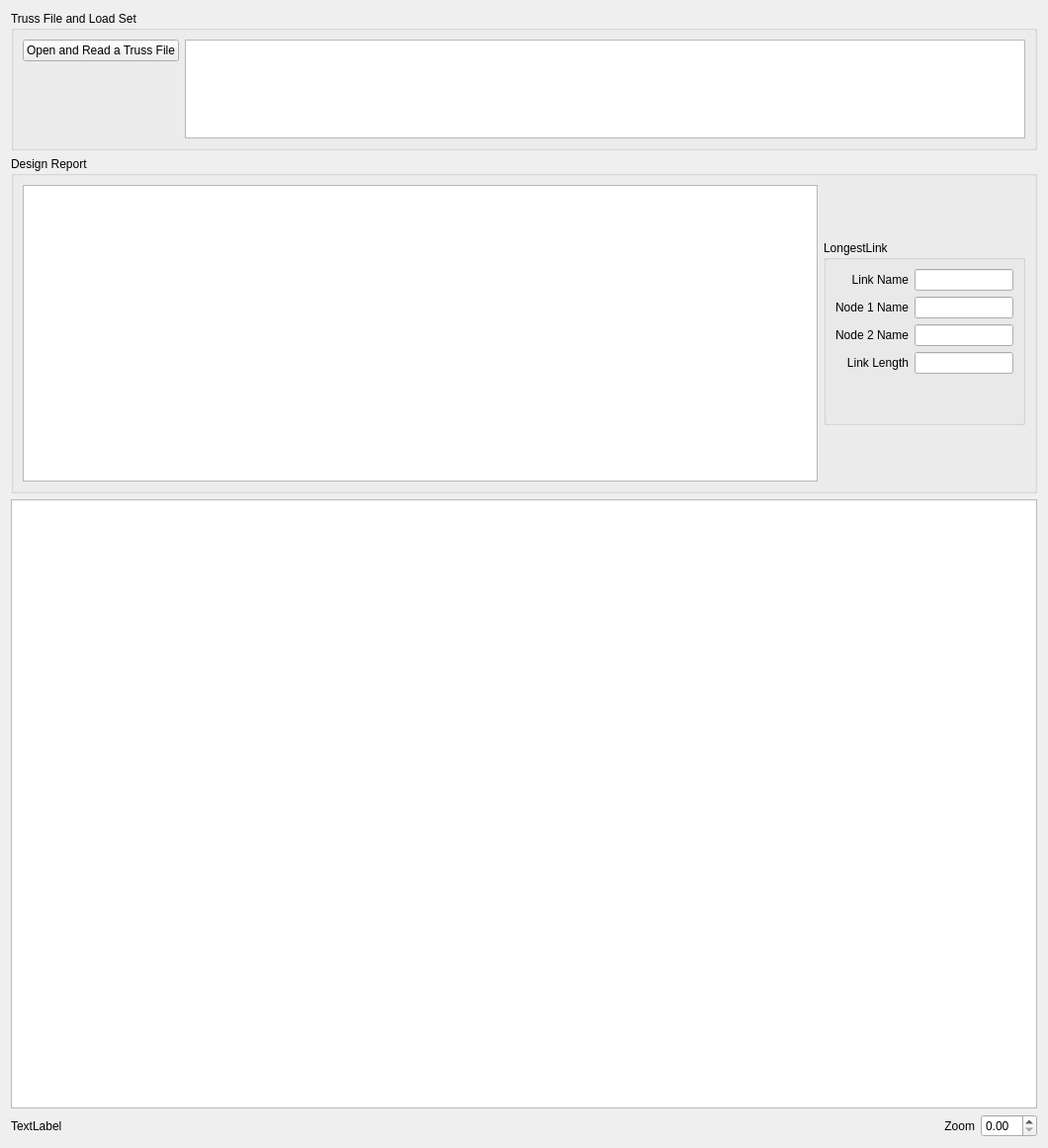
<?xml version="1.0" encoding="UTF-8"?>
<ui version="4.0">
 <class>TrussStructuralDesign</class>
 <widget class="QWidget" name="TrussStructuralDesign">
  <property name="geometry">
   <rect>
    <x>0</x>
    <y>0</y>
    <width>1060</width>
    <height>1161</height>
   </rect>
  </property>
  <property name="windowTitle">
   <string>Form</string>
  </property>
  <layout class="QVBoxLayout" name="verticalLayout">
   <item>
    <widget class="QGroupBox" name="grp_Load">
     <property name="title">
      <string>Truss File and Load Set</string>
     </property>
     <layout class="QHBoxLayout" name="horizontalLayout">
      <item alignment="Qt::AlignTop">
       <widget class="QPushButton" name="btn_Open">
        <property name="sizePolicy">
         <sizepolicy hsizetype="Fixed" vsizetype="Fixed">
          <horstretch>0</horstretch>
          <verstretch>0</verstretch>
         </sizepolicy>
        </property>
        <property name="text">
         <string>Open and Read a Truss File</string>
        </property>
       </widget>
      </item>
      <item>
       <widget class="QTextEdit" name="te_Path">
        <property name="sizePolicy">
         <sizepolicy hsizetype="Preferred" vsizetype="Fixed">
          <horstretch>0</horstretch>
          <verstretch>0</verstretch>
         </sizepolicy>
        </property>
        <property name="minimumSize">
         <size>
          <width>700</width>
          <height>50</height>
         </size>
        </property>
        <property name="maximumSize">
         <size>
          <width>1000</width>
          <height>100</height>
         </size>
        </property>
        <property name="baseSize">
         <size>
          <width>500</width>
          <height>0</height>
         </size>
        </property>
       </widget>
      </item>
     </layout>
    </widget>
   </item>
   <item>
    <widget class="QGroupBox" name="grp_DesignReport">
     <property name="title">
      <string>Design Report</string>
     </property>
     <layout class="QHBoxLayout" name="horizontalLayout_2">
      <item>
       <widget class="QTextEdit" name="te_DesignReport">
        <property name="sizePolicy">
         <sizepolicy hsizetype="MinimumExpanding" vsizetype="Fixed">
          <horstretch>0</horstretch>
          <verstretch>0</verstretch>
         </sizepolicy>
        </property>
        <property name="minimumSize">
         <size>
          <width>300</width>
          <height>300</height>
         </size>
        </property>
        <property name="maximumSize">
         <size>
          <width>1000</width>
          <height>700</height>
         </size>
        </property>
       </widget>
      </item>
      <item>
       <widget class="QGroupBox" name="grp_LongestLink">
        <property name="sizePolicy">
         <sizepolicy hsizetype="Fixed" vsizetype="Fixed">
          <horstretch>0</horstretch>
          <verstretch>0</verstretch>
         </sizepolicy>
        </property>
        <property name="title">
         <string>LongestLink</string>
        </property>
        <layout class="QGridLayout" name="gridLayout">
         <item row="1" column="0" alignment="Qt::AlignRight">
          <widget class="QLabel" name="lbl_Node1Name">
           <property name="sizePolicy">
            <sizepolicy hsizetype="Fixed" vsizetype="Preferred">
             <horstretch>0</horstretch>
             <verstretch>0</verstretch>
            </sizepolicy>
           </property>
           <property name="text">
            <string>Node 1 Name</string>
           </property>
           <property name="alignment">
            <set>Qt::AlignRight|Qt::AlignTrailing|Qt::AlignVCenter</set>
           </property>
          </widget>
         </item>
         <item row="1" column="1">
          <widget class="QLineEdit" name="le_Node1Name">
           <property name="sizePolicy">
            <sizepolicy hsizetype="Fixed" vsizetype="Fixed">
             <horstretch>0</horstretch>
             <verstretch>0</verstretch>
            </sizepolicy>
           </property>
           <property name="minimumSize">
            <size>
             <width>50</width>
             <height>0</height>
            </size>
           </property>
           <property name="maximumSize">
            <size>
             <width>100</width>
             <height>16777215</height>
            </size>
           </property>
          </widget>
         </item>
         <item row="0" column="0" alignment="Qt::AlignRight">
          <widget class="QLabel" name="lbl_LinkName">
           <property name="sizePolicy">
            <sizepolicy hsizetype="Fixed" vsizetype="Preferred">
             <horstretch>0</horstretch>
             <verstretch>0</verstretch>
            </sizepolicy>
           </property>
           <property name="text">
            <string>Link Name</string>
           </property>
           <property name="alignment">
            <set>Qt::AlignRight|Qt::AlignTrailing|Qt::AlignVCenter</set>
           </property>
          </widget>
         </item>
         <item row="3" column="1">
          <widget class="QLineEdit" name="le_LinkLength">
           <property name="sizePolicy">
            <sizepolicy hsizetype="Fixed" vsizetype="Fixed">
             <horstretch>0</horstretch>
             <verstretch>0</verstretch>
            </sizepolicy>
           </property>
           <property name="minimumSize">
            <size>
             <width>50</width>
             <height>0</height>
            </size>
           </property>
           <property name="maximumSize">
            <size>
             <width>100</width>
             <height>16777215</height>
            </size>
           </property>
          </widget>
         </item>
         <item row="3" column="0" alignment="Qt::AlignRight">
          <widget class="QLabel" name="lbl_LinkLength">
           <property name="sizePolicy">
            <sizepolicy hsizetype="Fixed" vsizetype="Preferred">
             <horstretch>0</horstretch>
             <verstretch>0</verstretch>
            </sizepolicy>
           </property>
           <property name="text">
            <string>Link Length</string>
           </property>
           <property name="alignment">
            <set>Qt::AlignRight|Qt::AlignTrailing|Qt::AlignVCenter</set>
           </property>
          </widget>
         </item>
         <item row="2" column="1">
          <widget class="QLineEdit" name="le_Node2Name">
           <property name="sizePolicy">
            <sizepolicy hsizetype="Fixed" vsizetype="Fixed">
             <horstretch>0</horstretch>
             <verstretch>0</verstretch>
            </sizepolicy>
           </property>
           <property name="minimumSize">
            <size>
             <width>50</width>
             <height>0</height>
            </size>
           </property>
           <property name="maximumSize">
            <size>
             <width>100</width>
             <height>16777215</height>
            </size>
           </property>
          </widget>
         </item>
         <item row="0" column="1">
          <widget class="QLineEdit" name="le_LinkName">
           <property name="sizePolicy">
            <sizepolicy hsizetype="Fixed" vsizetype="Fixed">
             <horstretch>0</horstretch>
             <verstretch>0</verstretch>
            </sizepolicy>
           </property>
           <property name="minimumSize">
            <size>
             <width>50</width>
             <height>0</height>
            </size>
           </property>
           <property name="maximumSize">
            <size>
             <width>100</width>
             <height>16777215</height>
            </size>
           </property>
          </widget>
         </item>
         <item row="2" column="0" alignment="Qt::AlignRight">
          <widget class="QLabel" name="lbl_Node2Name">
           <property name="sizePolicy">
            <sizepolicy hsizetype="Fixed" vsizetype="Preferred">
             <horstretch>0</horstretch>
             <verstretch>0</verstretch>
            </sizepolicy>
           </property>
           <property name="text">
            <string>Node 2 Name</string>
           </property>
           <property name="alignment">
            <set>Qt::AlignRight|Qt::AlignTrailing|Qt::AlignVCenter</set>
           </property>
          </widget>
         </item>
         <item row="4" column="0">
          <spacer name="verticalSpacer">
           <property name="orientation">
            <enum>Qt::Vertical</enum>
           </property>
           <property name="sizeHint" stdset="0">
            <size>
             <width>20</width>
             <height>40</height>
            </size>
           </property>
          </spacer>
         </item>
        </layout>
       </widget>
      </item>
     </layout>
    </widget>
   </item>
   <item>
    <widget class="QGraphicsView" name="gv_Main"/>
   </item>
   <item>
    <layout class="QHBoxLayout" name="horizontalLayout_3">
     <item alignment="Qt::AlignLeft">
      <widget class="QLabel" name="lbl_MousePos">
       <property name="sizePolicy">
        <sizepolicy hsizetype="Fixed" vsizetype="Preferred">
         <horstretch>0</horstretch>
         <verstretch>0</verstretch>
        </sizepolicy>
       </property>
       <property name="minimumSize">
        <size>
         <width>500</width>
         <height>0</height>
        </size>
       </property>
       <property name="maximumSize">
        <size>
         <width>1000</width>
         <height>16777215</height>
        </size>
       </property>
       <property name="text">
        <string>TextLabel</string>
       </property>
      </widget>
     </item>
     <item>
      <widget class="QLabel" name="lbl_Zoom">
       <property name="sizePolicy">
        <sizepolicy hsizetype="Fixed" vsizetype="Preferred">
         <horstretch>0</horstretch>
         <verstretch>0</verstretch>
        </sizepolicy>
       </property>
       <property name="text">
        <string>Zoom</string>
       </property>
       <property name="alignment">
        <set>Qt::AlignRight|Qt::AlignTrailing|Qt::AlignVCenter</set>
       </property>
      </widget>
     </item>
     <item>
      <widget class="QDoubleSpinBox" name="spnd_Zoom">
       <property name="sizePolicy">
        <sizepolicy hsizetype="Fixed" vsizetype="Fixed">
         <horstretch>0</horstretch>
         <verstretch>0</verstretch>
        </sizepolicy>
       </property>
      </widget>
     </item>
    </layout>
   </item>
  </layout>
 </widget>
 <resources/>
 <connections/>
</ui>
